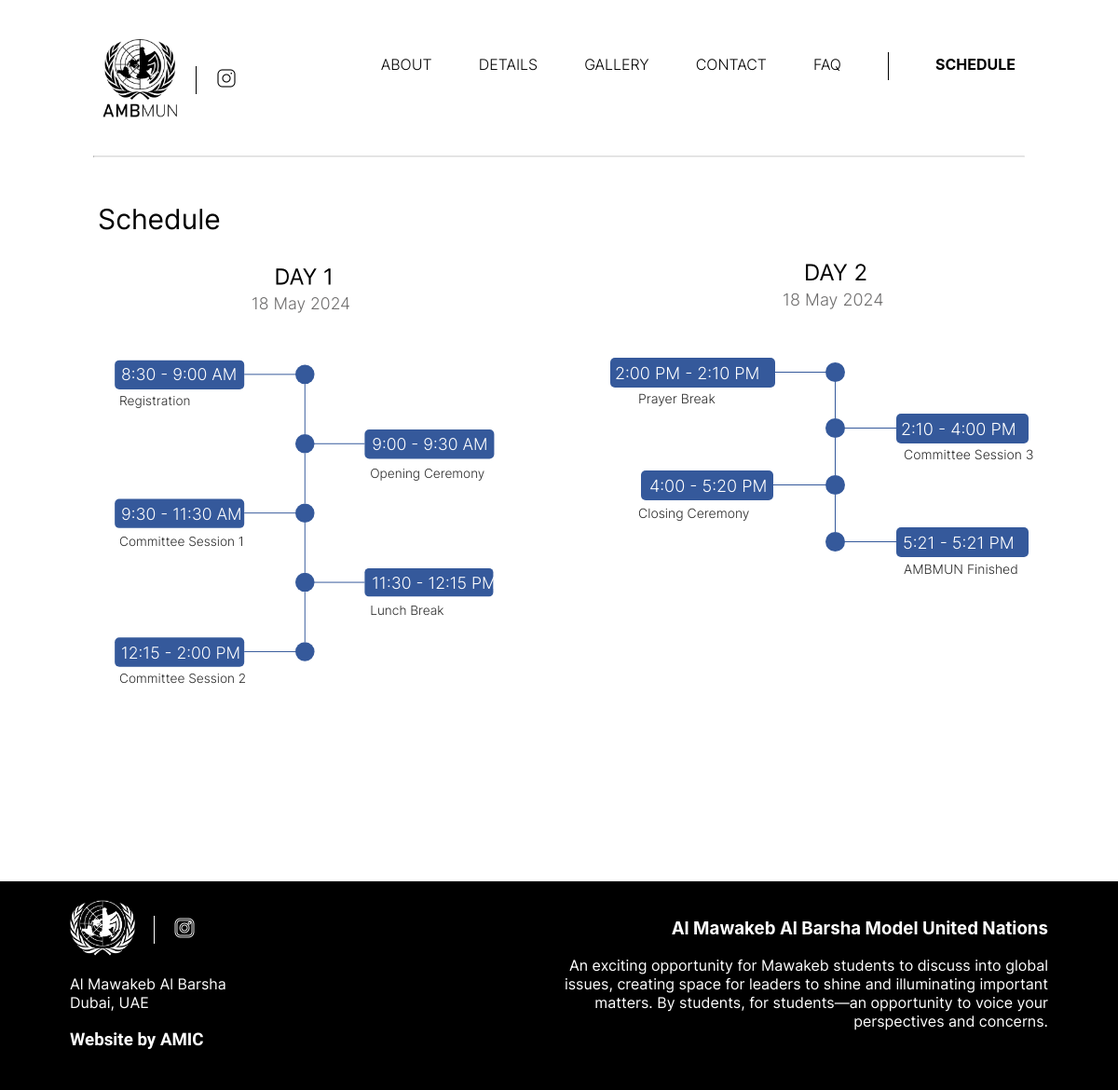
/Schedule/, run on the app's committed database.
### website/models.py (models this page shows, shortened)
class Misc(models.Model):
    Key = models.CharField(max_length=1000, default=str(random.randint(0, 999999)), primary_key=True)
    Value = models.CharField(max_length=500000, default="")

### website/views.py (the view)
# urls.py: path("Schedule/", views.Schedule, name="schedule"),
def Schedule(request):
    miscs = Misc.objects.all()
    print(miscs.values()[0])
    temp = {}
    for pair in miscs.values():
        temp[pair["Key"]] = pair["Value"]
    return render(request, "schedule.html", temp)

### templates/schedule.html (shortened to what this page needs)
{% extends 'base.html' %}
{% load static %}
{% block content %}
<div class="root" style="padding-top: 172px;">
    <div class="subrootcontainer">
        <div class="subroot" style="padding: 20px; padding-bottom: 200px;">
            <h2 class="header desktopmargin">Schedule</h2>
            <div class=" centerer flexcontainer" style="gap: 100px; align-items: center;">
                <svg width="476" height="468" class="schedules" viewBox="0 0 476 468" fill="none" xmlns="http://www.w3.org/2000/svg">
                    <text fill="#6D6C6C" x="190" y="50" font-family="inter" font-weight="300" font-size="18px">{{ mun_day_1 }}</text>
                    <text fill="#292929" x="45" y="155" font-family="inter" font-weight="300"
                        font-size="14px">{{ day1_1_title }}</text>
                    <text fill="#292929" x="320" y="235" font-family="inter" font-weight="300" font-size="14px">{{ day1_2_title }}</text>
                    <text fill="#292929" x="45" y="310" font-family="inter" font-weight="300" font-size="14px">{{ day1_3_title }}</text>
                    <text fill="#292929" x="320" y="385" font-family="inter" font-weight="300"
                        font-size="14px">{{ day1_4_title }}</text>
                    <text fill="#292929" x="45" y="460" font-family="inter" font-weight="300" font-size="14px">{{ day1_5_title }}</text>
                    <text class="svgtext" fill="#FFFFFF" x="47" y="128" font-family="inter" font-weight="300"
                        font-size="18px">{{ day1_1_start }} - {{ day1_1_end }}</text>
                    <text class="svgtext" fill="#FFFFFF" x="322" y="204" font-family="inter" font-weight="300"
                        font-size="18px">{{ day1_2_start }} - {{ day1_2_end }}</text>
                    <text class="svgtext" fill="#FFFFFF" x="47" y="281" font-family="inter" font-weight="300"
                        font-size="18px">{{ day1_3_start }} - {{ day1_3_end }}</text>
                    <text class="svgtext" fill="#FFFFFF" x="322" y="357" font-family="inter" font-weight="300"
                        font-size="18px">{{ day1_4_start }} - {{ day1_4_end }}</text>
                    <text class="svgtext" fill="#FFFFFF" x="47" y="433" font-family="inter" font-weight="300"
                        font-size="18px">{{ day1_5_start }} - {{ day1_5_end }}</text>
                </svg>
                <svg width="466" height="468"  class="schedules" viewBox="0 0 466 468" fill="none" xmlns="http://www.w3.org/2000/svg">
                    <text fill="#6D6C6C" x="190" y="50" font-family="inter" font-weight="300" font-size="18px">{{ mun_day_2 }}</text>
                    <text fill="#292929" x="35" y="155" font-family="inter" font-weight="300" font-size="14px">{{ day2_1_title }}</text>
                    <text fill="#292929" x="320" y="215" font-family="inter" font-weight="300"
                        font-size="14px">{{ day2_2_title }}</text>
                    <text fill="#292929" x="35" y="278" font-family="inter" font-weight="300" font-size="14px">{{ day2_3_title }}</text>
                    <text fill="#292929" x="320" y="338" font-family="inter" font-weight="300" font-size="14px">{{ day2_4_title }}</text>
                    <text class="svgtext" fill="#FFFFFF" x="10" y="129" font-family="inter" font-weight="300"
                        font-size="18px">{{ day2_1_start }} {{ day2_1_start_ampm }} - {{ day2_1_end }}</text>
                    <text class="svgtext" fill="#FFFFFF" x="317" y="189" font-family="inter" font-weight="300"
                        font-size="18px">{{ day2_2_start }} - {{ day2_2_end }}</text>
                    <text class="svgtext" fill="#FFFFFF" x="47" y="250" font-family="inter" font-weight="300"
                        font-size="18px">{{ day2_3_start }} - {{ day2_3_end }}</text>
                    <text class="svgtext" fill="#FFFFFF" x="319" y="311" font-family="inter" font-weight="300"
                        font-size="18px">{{ day2_4_start }} - {{ day2_4_end }}</text>
                </svg>
            </div>
        </div>
    </div>
</div>
{%endblock%}

### templates/base.html (shortened to what this page needs)
{% load static %}
<!DOCTYPE html>
<html>
<head>
    <link rel="stylesheet" href="{% static 'CSS/common.css' %}">
    <link rel="stylesheet" href="{% static 'CSS/style.css' %}">
    <link rel="stylesheet" href="{% static 'CSS/fonts.css' %}">
</head>
<body
    style="background-image: url('{% static '../media/images/Background.png' %}'); background-repeat: no-repeat; background-size: cover; background-position: center bottom; ">
    <div class="navbar" id="navbar">
        <div class="navbarcontent">
            <div class="subnavbar left">
                <div id="navbarleft" style="margin-left: 110px; display: flex; align-items: center;">
                    <a class="subtlelink" href="{% url 'home' %}">
                        <img style="width: 80px;" src="{% static '../media/images/blacklogotext.png' %}"
                            alt="AMBMUN Logo">
                    </a>
                    <a class="subtlelink" href="https://www.instagram.com/amb.mun" target="_blank">
                        <img src="{% static '../media/images/instagramlogo.png' %}" width="24">
                    </a>
                </div>
            </div>
            <div class="subnavbar right" style="margin-bottom: 15px;">
                <div id="navbarright" class="flexcontainer" style="margin-bottom: 5px; margin-left: -85px;">
                    <a onpointerover="document.getElementById('extradetails').style.display = 'none';"
                        href="{% url 'about' %}" class="headertext">ABOUT</a>
                    <div style="padding-bottom: 15px;">
                        <span class="headertext" onmouseover="this.children[0].style.display = 'block';">DETAILS
                        </span>
                    </div>
                    <a onpointerover="document.getElementById('extradetails').style.display = 'none';"
                        href="{% url 'gallery' %}" class="headertext">Gallery</a>
                    <a onpointerover="document.getElementById('extradetails').style.display = 'none';"
                        href="{% url 'contact' %}" class="headertext">CONTACT</a>
                    <a onpointerover="document.getElementById('extradetails').style.display = 'none';"
                        href="{% url 'faq' %}" class="headertext">FAQ</a>
                </div>
                <a href="{{ registration_link_url }}"
                    style="margin-right: 110px; margin-bottom: 5px; font-weight: bold; font-family: inter;">{{ registration_link_text }}</a>
            </div>
        </div>
        <br>
        <hr id="navbarseparator"
            style="margin-left: 100px; margin-right: 100px; border-top: 1px solid #dbdbdb; margin-top: 25px;">
    </div>
    {% block content %}{% endblock %}
    <footer style="padding: 20px 50px 10px;">
        <div class="centerer">
            <div class="flexcontainer" style="color: white; margin-left: 25px; margin-right: 25px;">
                <div class="halfflexchild">
                    <div style="display: flex; align-items: center;">
                        <a href="{% url 'home' %}" style="padding-bottom: 0;">
                            <img src="{% static '../media/images/ambmunlogowhite.png' %}" alt="AMBMUN Logo"
                                style="padding-bottom: 0;" width="70" height="60">
                        </a>
                        <a href="https://www.instagram.com/amb.mun" target="_blank" style="padding-bottom: 0;">
                            <img width="24" src="{% static '../media/images/instagramlogo.png' %}">
                        </a>
                    </div>
                    <p>Al Mawakeb Al Barsha<br> Dubai, UAE</p>
                    <h3 class="amicfont">Website by <a href="https://amic.amb.sch.ae">AMIC</a></h3>
                </div>
                <div class="halfflexchild">
                    <h3 class="footertext">Al Mawakeb Al Barsha Model United Nations</h3>
                    <p class="footertext">An exciting opportunity for Mawakeb students to discuss into global issues,
                        creating space for leaders to shine and illuminating important matters. By students, for
                        students—an opportunity to voice your perspectives and concerns.</p>
                </div>
            </div>
        </div>
    </footer>
</body>
</html>

### static/CSS/common.css (style rules this page uses)
body { font-family: inter; margin: 0px; }
.navbar { position: fixed; width: 100%; height: 122px; margin: 0px; padding: 0px; top: 0px; left: 0px; background-color: rgba(255,255,255,.9); padding-bottom: 50px; transition-duration: 0.5s; z-index: 5; }
.navbarcontent { height: 100%; display: flex; align-items: center; }
.subnavbar { height: 100%; display: flex; align-items: center; margin-top: 50px; }
.subnavbar.right { justify-content: end; width: 60%; }
.subnavbar.left { width: 40%; }
#navbarleft { display: flex; align-items: end; }
#navbarright { display: flex; align-items: center; }
.headertext { margin-right: 50px; font-weight: 300; }
a { color: black; text-transform: uppercase; text-decoration: none; display: inline-block; padding-bottom: 15px; position: relative; }
a:after { background: none repeat scroll 0 0 transparent; bottom: 0; content: ""; display: block; height: 2px; left: 50%; position: absolute; background: #35599b; transition: width 0.3s ease 0s, left 0.3s ease 0s; width: 0; }
.subtlelink { transition: none; border: none; padding: 0px; background: none; color: black; }
.subtlelink:after { transition: none; border: none; padding: 0px; background: none; color: black; }
.amicfont { font-family: Stick No Bills; }
footer { background-color: black; }
.footertext { text-align: right; }
.flexcontainer { display: flex; flex-direction: row; flex-wrap: wrap; justify-content: center; }
.halfflexchild { flex-basis: 50%; }
.header { font-family: inter; font-weight: 400; font-size: 30px; }
.subrootcontainer { background-color: rgba(255,255,255,0.9); }
.desktopmargin { margin-left: 85px; }
.schedules { width: 466px; aspect-ratio: 466/468; }
footer .flexcontainer { justify-content: space-between; }
footer a { text-decoration: none; color: white; transition-duration: 0.1s; }
footer p { color: white; font-family: inter; }
img { object-fit: cover; object-position: center center; }

### static/CSS/style.css (style rules this page uses)
body { font-family: inter; margin: 0px; }
.root { width: 100%; height: 100%; padding-top: 160px; }
.centerer { width: 100%; display: flex; justify-content: center; }
svg { transition: transform 0.2s ease-in-out; }
p, h1, h2, h3, h4, h5, h6, div, span { font-family: inter; }

### data on the page
Misc: Value "SCHEDULE"
Misc: Value "18 May 2024"
Misc: Value "Registration"
Misc: Value "Opening Ceremony"
Misc: Value "Committee Session 1"
Misc: Value "Lunch Break"
Misc: Value "Committee Session 2"
Misc: Value "8:30"
Misc: Value "9:00 AM"
Misc: Value "9:00"
Misc: Value "9:30 AM"
Misc: Value "9:30"
Misc: Value "11:30 AM"
Misc: Value "11:30"
Misc: Value "12:15 PM"
Misc: Value "12:15"
Misc: Value "2:00 PM"
Misc: Value "18 May 2024"
Misc: Value "Prayer Break"
Misc: Value "Committee Session 3"
Misc: Value "Closing Ceremony"
Misc: Value "AMBMUN Finished"
Misc: Value "2:00"
Misc: Value "PM"
Misc: Value "2:10 PM"
Misc: Value "2:10"
Misc: Value "4:00 PM"
Misc: Value "4:00"
Misc: Value "5:20 PM"
Misc: Value "5:21"
Misc: Value "5:21 PM"
